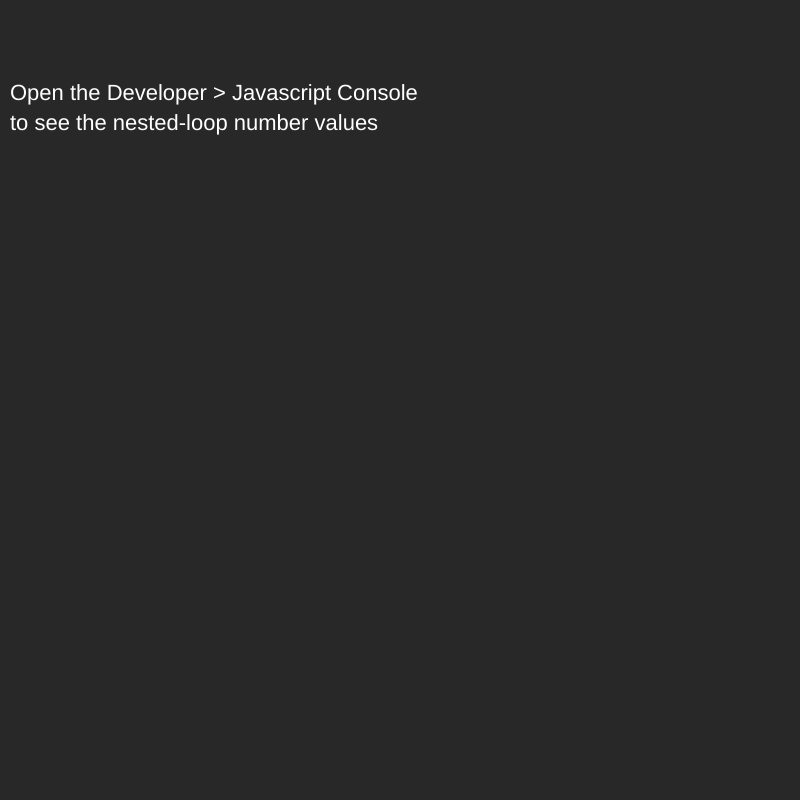
Frame 1 (no input)
Frame 2 (the mouse pressed at the canvas centre, redrawn once): identical to frame 1, image omitted

The p5.js sketch that drew this single still picture (run headless with seeded random() and noise() and a simulated clock; the mouse was pressed at the canvas centre and the sketch redrawn once):

// p5.js sketch
// ── sketch.js
//A simple example demonstrating how a nested for loop operates calculations.
//The console is used here, to help as observed more clearly the printed
//statements.

function setup() {
  createCanvas(800, 800);
  noLoop();
  textSize(22);
  //textAlign(CENTER);
}

function draw() {
  background(40);
  //Run the nested loop for x, and y
  for (let y = 0; y < 10; y++) {
    for (let x = 0; x < 10; x++) {
      //Print result to the console
      //Open Chrome > View > Developer > Javascript Console
      console.log("X: " + x + ", Y: " + y)
    }
  }
  fill(255);
  text("Open the Developer > Javascript Console", 10, 100);
  text("to see the nested-loop number values", 10, 130);
}
